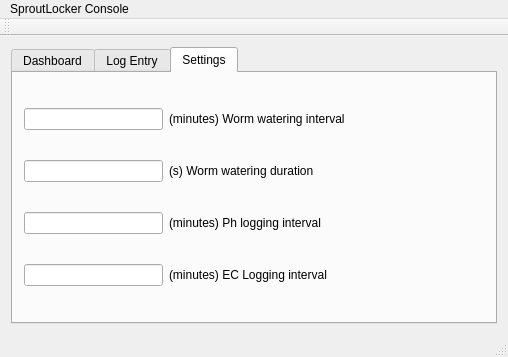
<?xml version="1.0" encoding="UTF-8"?>
<ui version="4.0">
 <class>MainWindow</class>
 <widget class="QMainWindow" name="MainWindow">
  <property name="geometry">
   <rect>
    <x>0</x>
    <y>0</y>
    <width>508</width>
    <height>357</height>
   </rect>
  </property>
  <property name="windowTitle">
   <string>MainWindow</string>
  </property>
  <widget class="QWidget" name="centralWidget">
   <layout class="QVBoxLayout" name="verticalLayout">
    <item>
     <widget class="QTabWidget" name="tabWidget">
      <property name="currentIndex">
       <number>2</number>
      </property>
      <widget class="QWidget" name="tab">
       <attribute name="title">
        <string>Dashboard</string>
       </attribute>
       <layout class="QGridLayout" name="gridLayout">
        <item row="0" column="2">
         <spacer name="horizontalSpacer">
          <property name="orientation">
           <enum>Qt::Horizontal</enum>
          </property>
          <property name="sizeHint" stdset="0">
           <size>
            <width>40</width>
            <height>20</height>
           </size>
          </property>
         </spacer>
        </item>
        <item row="0" column="0">
         <widget class="QLabel" name="label">
          <property name="text">
           <string>Current Ph:</string>
          </property>
         </widget>
        </item>
        <item row="0" column="1">
         <widget class="QLabel" name="label_3">
          <property name="text">
           <string>0.0</string>
          </property>
         </widget>
        </item>
        <item row="1" column="0">
         <widget class="QLabel" name="label_2">
          <property name="text">
           <string>Current EC:</string>
          </property>
         </widget>
        </item>
        <item row="1" column="1">
         <widget class="QLabel" name="label_4">
          <property name="text">
           <string>0.0</string>
          </property>
         </widget>
        </item>
        <item row="2" column="1">
         <spacer name="verticalSpacer">
          <property name="orientation">
           <enum>Qt::Vertical</enum>
          </property>
          <property name="sizeHint" stdset="0">
           <size>
            <width>20</width>
            <height>40</height>
           </size>
          </property>
         </spacer>
        </item>
       </layout>
      </widget>
      <widget class="QWidget" name="tab_2">
       <attribute name="title">
        <string>Log Entry</string>
       </attribute>
       <layout class="QVBoxLayout" name="verticalLayout_2">
        <item>
         <widget class="QLabel" name="label_5">
          <property name="text">
           <string>Current Timestamp:</string>
          </property>
         </widget>
        </item>
        <item>
         <widget class="QPlainTextEdit" name="plainTextEdit"/>
        </item>
        <item>
         <layout class="QHBoxLayout" name="horizontalLayout">
          <item>
           <widget class="QPushButton" name="pushButton_2">
            <property name="text">
             <string>Clear</string>
            </property>
           </widget>
          </item>
          <item>
           <widget class="QPushButton" name="pushButton">
            <property name="text">
             <string>Commit</string>
            </property>
           </widget>
          </item>
         </layout>
        </item>
       </layout>
      </widget>
      <widget class="QWidget" name="tab_3">
       <attribute name="title">
        <string>Settings</string>
       </attribute>
       <layout class="QGridLayout" name="gridLayout_2">
        <item row="1" column="0">
         <widget class="QLineEdit" name="lineEdit_2"/>
        </item>
        <item row="1" column="1">
         <widget class="QLabel" name="label_7">
          <property name="text">
           <string>(s) Worm watering duration</string>
          </property>
         </widget>
        </item>
        <item row="2" column="0">
         <widget class="QLineEdit" name="lineEdit_3"/>
        </item>
        <item row="0" column="1">
         <widget class="QLabel" name="label_6">
          <property name="text">
           <string>(minutes) Worm watering interval</string>
          </property>
         </widget>
        </item>
        <item row="0" column="0">
         <widget class="QLineEdit" name="lineEdit"/>
        </item>
        <item row="2" column="1">
         <widget class="QLabel" name="label_8">
          <property name="text">
           <string>(minutes) Ph logging interval</string>
          </property>
         </widget>
        </item>
        <item row="3" column="0">
         <widget class="QLineEdit" name="lineEdit_4"/>
        </item>
        <item row="3" column="1">
         <widget class="QLabel" name="label_9">
          <property name="text">
           <string>(minutes) EC Logging interval</string>
          </property>
         </widget>
        </item>
        <item row="1" column="2">
         <spacer name="horizontalSpacer_2">
          <property name="orientation">
           <enum>Qt::Horizontal</enum>
          </property>
          <property name="sizeHint" stdset="0">
           <size>
            <width>40</width>
            <height>20</height>
           </size>
          </property>
         </spacer>
        </item>
       </layout>
      </widget>
     </widget>
    </item>
   </layout>
  </widget>
  <widget class="QMenuBar" name="menuBar">
   <property name="geometry">
    <rect>
     <x>0</x>
     <y>0</y>
     <width>508</width>
     <height>25</height>
    </rect>
   </property>
   <widget class="QMenu" name="menuSproutLocker_Console">
    <property name="title">
     <string>SproutLocker Console</string>
    </property>
   </widget>
   <addaction name="menuSproutLocker_Console"/>
  </widget>
  <widget class="QToolBar" name="mainToolBar">
   <attribute name="toolBarArea">
    <enum>TopToolBarArea</enum>
   </attribute>
   <attribute name="toolBarBreak">
    <bool>false</bool>
   </attribute>
  </widget>
  <widget class="QStatusBar" name="statusBar"/>
 </widget>
 <layoutdefault spacing="6" margin="11"/>
 <resources/>
 <connections/>
</ui>
